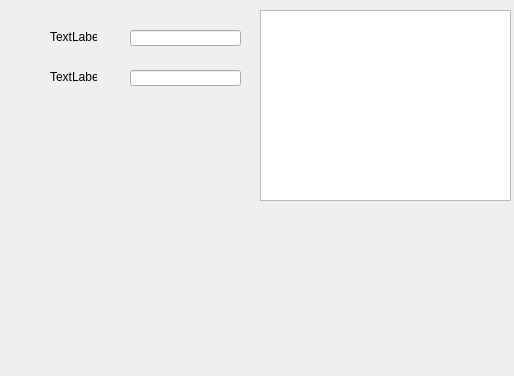
<?xml version="1.0" encoding="UTF-8"?>
<ui version="4.0">
 <class>Form</class>
 <widget class="QWidget" name="Form">
  <property name="geometry">
   <rect>
    <x>0</x>
    <y>0</y>
    <width>514</width>
    <height>376</height>
   </rect>
  </property>
  <property name="windowTitle">
   <string>Form</string>
  </property>
  <widget class="QTableView" name="tableView">
   <property name="geometry">
    <rect>
     <x>260</x>
     <y>10</y>
     <width>251</width>
     <height>191</height>
    </rect>
   </property>
  </widget>
  <widget class="QLineEdit" name="lineEdit">
   <property name="geometry">
    <rect>
     <x>130</x>
     <y>30</y>
     <width>111</width>
     <height>16</height>
    </rect>
   </property>
  </widget>
  <widget class="QLineEdit" name="lineEdit_2">
   <property name="geometry">
    <rect>
     <x>130</x>
     <y>70</y>
     <width>111</width>
     <height>16</height>
    </rect>
   </property>
  </widget>
  <widget class="QLabel" name="label">
   <property name="geometry">
    <rect>
     <x>50</x>
     <y>30</y>
     <width>47</width>
     <height>13</height>
    </rect>
   </property>
   <property name="text">
    <string>TextLabel</string>
   </property>
  </widget>
  <widget class="QLabel" name="label_2">
   <property name="geometry">
    <rect>
     <x>50</x>
     <y>70</y>
     <width>47</width>
     <height>13</height>
    </rect>
   </property>
   <property name="text">
    <string>TextLabel</string>
   </property>
  </widget>
 </widget>
 <resources/>
 <connections/>
</ui>
